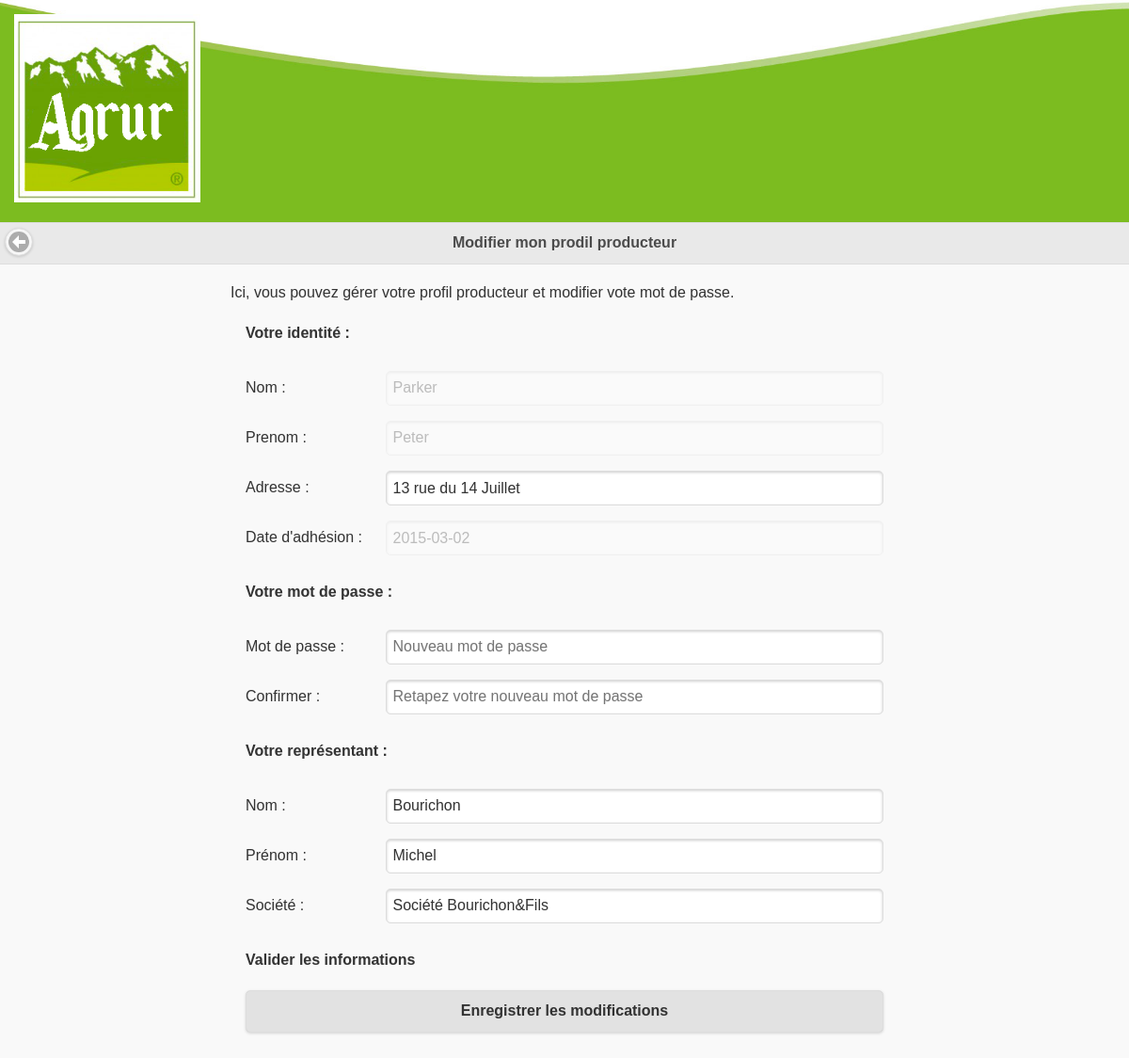
/interface/profil_producteur.php (signed in), run on the app's committed database.
### tables this page shows
CREATE TABLE `utilisateur` (
`num` int(11) NOT NULL,
  `nom` varchar(255) NOT NULL COMMENT 'Nom de l''utilisateur',
  `prenom` varchar(255) NOT NULL COMMENT 'Prénom de l''utilisateur',
  `mail` varchar(250) NOT NULL,
  `mdp` varchar(16) NOT NULL,
  `type` int(11) NOT NULL COMMENT 'Type d''utilisateur(1 producteur, 2 client, 3 gestionnaire)',
  `token` varchar(255) NOT NULL COMMENT 'Identifiant unique de l''utilisateur'
);

CREATE TABLE `producteur` (
`num_prod` int(11) NOT NULL,
  `adresse_prod` varchar(250) NOT NULL,
  `nom_representant_prod` varchar(250) NOT NULL,
  `prenom_representant_prod` varchar(250) NOT NULL,
  `societe` varchar(250) NOT NULL,
  `date_adhesion` date DEFAULT NULL,
  `token` varchar(255) NOT NULL COMMENT 'Identifiant unique'
);

### src/fonctions_traitement.php (called while the page is built, shortened)
		<?php
function getNomProducteur($num_prod)
{
	global $connexion;
	$nom_producteur = NULL;
	$sql = $connexion->prepare('SELECT nom FROM utilisateur U, producteur P WHERE num_prod = :num_prod AND U.token = P.token');
	$sql->bindParam(':num_prod', $num_prod);
	try
	{
		$sql->execute();
		$donnees_utilisateur = $sql->fetch();
		$nom_producteur = $donnees_utilisateur['nom'];
	}
	catch(Exception $e)
	{
		echo('Erreur : '.$e->getMessage());
	}
	return $nom_producteur;
}
function getPrenomProducteur($num_prod)
{
	global $connexion;
	$prenom_producteur = NULL;
	$sql = $connexion->prepare('SELECT prenom FROM utilisateur U, producteur P WHERE num_prod = :num_prod AND U.token = P.token');
	$sql->bindParam(':num_prod', $num_prod);
	try
	{
		$sql->execute();
		$donnees_utilisateur = $sql->fetch();
		$prenom_producteur = $donnees_utilisateur['prenom'];
	}
	catch(Exception $e)
	{
		echo('Erreur : '.$e->getMessage());
	}
	return $prenom_producteur;
}
function getProducteur($idProducteur)
{
	global $connexion;
	$donnees_producteur = NULL;
	$sql = $connexion->prepare('SELECT * FROM utilisateur WHERE token = :token');
    $sql->bindParam(':token', $_SESSION['token']);
    try
    {
      $sql->execute();
      $sql = $connexion->prepare('SELECT * FROM producteur WHERE token = :token');
      $sql->bindParam(':token', $_SESSION['token']);
      try
      {
        $sql->execute();
        $donnees_producteur = $sql->fetch();
      }
      catch(Exception $e)
      {
        echo('Erreur : '.$e->getMessage());
      }
    }
    catch (Exception $e)
    {
       echo('Erreur : '.$e->getMessage());
    }
    return $donnees_producteur;
}
		?>

### interface/profil_producteur.php (the view, shortened to what this page needs)
<!DOCTYPE html>
<html lang="fr">
<head>
  <?php include('../common/head.php'); ?>
</head>
<body>
  <header>
    <?php include('../common/header.php'); ?>
  </header>
  <div data-role="header">
    <a href="#" data-rel="back" data-icon="arrow-l" data-iconpos="notext" data-shadow="true" data-iconshadow="true" data-transition="slidefade" class="ui-icon"></a>
    <h1>Modifier mon prodil producteur</h1>
  </div>
  <div class="main-container">
      <div class="sub-container">
        <p>
          Ici, vous pouvez gérer votre profil producteur et modifier vote mot
          de passe.
        </p>
        <form method="POST" action="../src/src_profil_producteur.php" data-ajax="false">
          <?php $donnees_producteur = getProducteur($_SESSION['num_prod']);  ?>
          <div class="ui-corner-all custom-corners">
            <div class="ui-bar ui-bar-c">
              <h3>Votre identité : </h3>
            </div>
            <div class="ui-body ui-body-c">
              <div class="ui-field-contain">
                <label for="txt_nom">Nom :</label>
                <input type="text" name="txt_nom" disabled value="<?php echo(getNomProducteur($_SESSION['num_prod'])); ?>">
              </div>
              <div class="ui-field-contain">
                <label for="txt_prenom">Prenom :</label>
                <input type="text" name="txt_prenom" disabled value="<?php echo(getPrenomProducteur($_SESSION['num_prod'])); ?>">
              </div>
              <div class="ui-field-contain">
                <label for="txt_adresse_prod">Adresse :</label>
                <input type="text" name="txt_adresse_prod" value="<?php echo($donnees_producteur['adresse_prod']); ?>">
              </div>
              <div class="ui-field-contain">
                <label for="txt_data_adhesion">Date d'adhésion :</label>
                <input type="text" name="txt_date_adhesion" disabled value="<?php echo($donnees_producteur['date_adhesion']); ?>">
              </div>
            </div>
          </div>
          <div class="ui-corner-all custom-corners">
            <div class="ui-bar ui-bar-c">
              <h3>Votre mot de passe :</h3>
            </div>
            <div class="ui-body ui-body-c">
              <div class="ui-field-contain">
                <label for="txt_mdp">Mot de passe :</label>
                <input type="password" name="txt_mdp" placeholder="Nouveau mot de passe">
              </div>
              <div class="ui-field-contain">
                <label for="txt_nMdp">Confirmer :</label>
                <input type="password" name="txt_nMdp" placeholder="Retapez votre nouveau mot de passe">
              </div>
            </div>
          </div>
          <div class="ui-corner-all custom-corners">
            <div class="ui-bar ui-bar-c">
              <h3>Votre représentant :</h3>
            </div>
            <div class="ui-body ui-body-c">
              <div class="ui-field-contain">
                <label for="txt_nom_representant">Nom :</label>
                <input type="text" name="txt_nom_representant" value="<?php echo($donnees_producteur['nom_representant_prod']); ?>">
              </div>
              <div class="ui-field-contain">
                <label for="txt_prenom_representant">Prénom :</label>
                <input type="text" name="txt_prenom_representant" value="<?php echo($donnees_producteur['prenom_representant_prod']); ?>">
              </div>
              <div class="ui-field-contain">
                <label for="txt_societe">Société :</label>
                <input type="text" name="txt_societe" value="<?php echo($donnees_producteur['societe']); ?>">
            </div>
          </div>
          <div class="ui-corner-all custom-corners">
            <div class="ui-bar ui-bar-c">
              <h3>Valider les informations</h3>
            </div>
            <div class="ui-body ui-body-c">
              <input type="submit" class="ui-btn ui-corner-all ui-shadow ui-btn-inline ui-icon-delete ui-btn-icon-left ui-btn-b" value="Enregistrer les modifications">
            </div>
          </div>
        </form>
      </div>
  </div>
</body>
</html>

### style/main.css (style rules this page uses)
body { margin: 0px; font-family: Roboto; }
a { color: black; text-decoration: none; }
header { background-image: url(../images/footer.png); background-size: cover; background-repeat: no-repeat; }
.main-container { margin-left: auto; margin-right: auto; max-width: 750px; min-width: 265px; }
.sub-container { margin: 20px; }

### style/objects.css (style rules this page uses)
label { font-size: 12px; font-weight: bold; }
h1 { color: rgb(75, 75, 75); }

### data on the page
utilisateur: txt_nom "Parker", txt_prenom "Peter"
producteur: txt_adresse_prod "13 rue du 14 Juillet", txt_date_adhesion "2015-03-02", txt_nom_representant "Bourichon", txt_prenom_representant "Michel", txt_societe "Société Bourichon&Fils"
